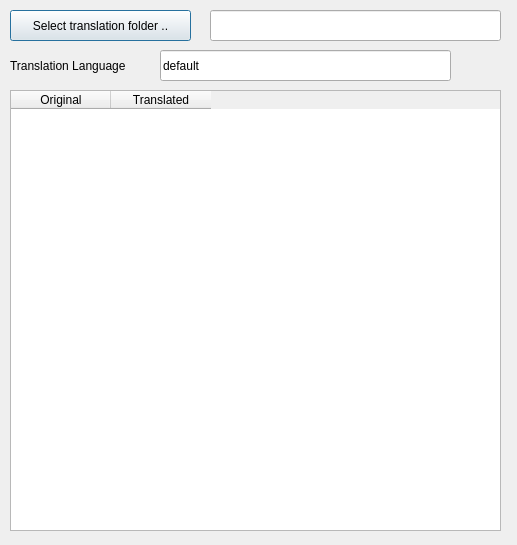
<?xml version="1.0" encoding="UTF-8"?>
<ui version="4.0">
 <class>Dialog</class>
 <widget class="QDialog" name="Dialog">
  <property name="geometry">
   <rect>
    <x>0</x>
    <y>0</y>
    <width>517</width>
    <height>545</height>
   </rect>
  </property>
  <property name="windowTitle">
   <string>Dialog</string>
  </property>
  <widget class="QTableWidget" name="tableWidget">
   <property name="geometry">
    <rect>
     <x>10</x>
     <y>90</y>
     <width>491</width>
     <height>441</height>
    </rect>
   </property>
   <property name="rowCount">
    <number>0</number>
   </property>
   <column>
    <property name="text">
     <string>Original</string>
    </property>
   </column>
   <column>
    <property name="text">
     <string>Translated</string>
    </property>
   </column>
  </widget>
  <widget class="QLabel" name="label">
   <property name="geometry">
    <rect>
     <x>10</x>
     <y>50</y>
     <width>141</width>
     <height>31</height>
    </rect>
   </property>
   <property name="text">
    <string>Translation Language</string>
   </property>
  </widget>
  <widget class="QPushButton" name="pushButton">
   <property name="geometry">
    <rect>
     <x>10</x>
     <y>10</y>
     <width>181</width>
     <height>31</height>
    </rect>
   </property>
   <property name="text">
    <string>Select translation folder ..</string>
   </property>
  </widget>
  <widget class="QLineEdit" name="text_path">
   <property name="geometry">
    <rect>
     <x>210</x>
     <y>10</y>
     <width>291</width>
     <height>31</height>
    </rect>
   </property>
  </widget>
  <widget class="QLineEdit" name="text_language">
   <property name="geometry">
    <rect>
     <x>160</x>
     <y>50</y>
     <width>291</width>
     <height>31</height>
    </rect>
   </property>
   <property name="text">
    <string>default</string>
   </property>
  </widget>
 </widget>
 <resources/>
 <connections>
  <connection>
   <sender>pushButton</sender>
   <signal>released()</signal>
   <receiver>Dialog</receiver>
   <slot>getTranslationFolder()</slot>
   <hints>
    <hint type="sourcelabel">
     <x>122</x>
     <y>25</y>
    </hint>
    <hint type="destinationlabel">
     <x>488</x>
     <y>68</y>
    </hint>
   </hints>
  </connection>
  <connection>
   <sender>tableWidget</sender>
   <signal>cellChanged(int,int)</signal>
   <receiver>Dialog</receiver>
   <slot>contentChanged(int,int)</slot>
   <hints>
    <hint type="sourcelabel">
     <x>181</x>
     <y>141</y>
    </hint>
    <hint type="destinationlabel">
     <x>513</x>
     <y>203</y>
    </hint>
   </hints>
  </connection>
  <connection>
   <sender>tableWidget</sender>
   <signal>cellClicked(int,int)</signal>
   <receiver>Dialog</receiver>
   <slot>contentSelected(int,int)</slot>
   <hints>
    <hint type="sourcelabel">
     <x>81</x>
     <y>231</y>
    </hint>
    <hint type="destinationlabel">
     <x>1</x>
     <y>102</y>
    </hint>
   </hints>
  </connection>
  <connection>
   <sender>text_language</sender>
   <signal>textChanged(QString)</signal>
   <receiver>Dialog</receiver>
   <slot>exportLanguageChanged(QString)</slot>
   <hints>
    <hint type="sourcelabel">
     <x>240</x>
     <y>64</y>
    </hint>
    <hint type="destinationlabel">
     <x>63</x>
     <y>85</y>
    </hint>
   </hints>
  </connection>
 </connections>
 <slots>
  <slot>getTranslationFolder()</slot>
  <slot>contentChanged(int,int)</slot>
  <slot>contentSelected(int,int)</slot>
  <slot>exportLanguageChanged(QString)</slot>
 </slots>
</ui>
